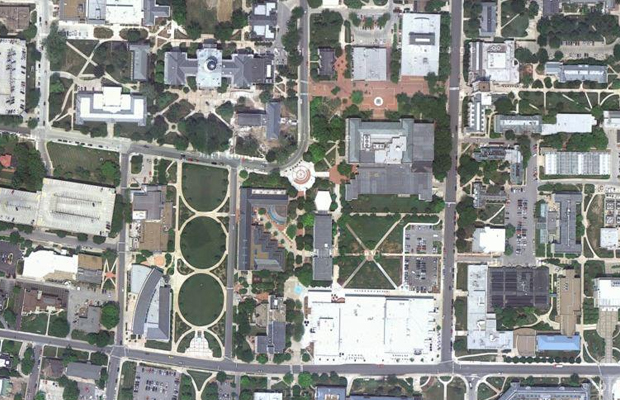
#> input picture mizzou.jpg, 620 x 400 px, found by its file name
$ python mizzouImage.py
#> lines starting #> are read from the running program, lines starting #| are printed output that depends on the picture
from PIL import Image # to work with imagery
import numpy as np # lib for operations on arrays
import math # for math operations
from IPython.display import display # for displaying our images

# open our image (because everyone loves cats)
rgb = Image.open('./mizzou.JPG') # the ./ refers to our local directory
#> rgb is the input picture: PIL image 620x400 RGB; mean R, G, B 137.8, 140.2, 137.3
# what size is it?
hsv_im = rgb.convert("HSV")
#> hsv_im: PIL image 620x400 HSV; mean H, S, V 99.8, 25.5, 145.1
rgb_arr = np.array(rgb)
red = rgb_arr[:,:,0]
green = rgb_arr[:,:,1]
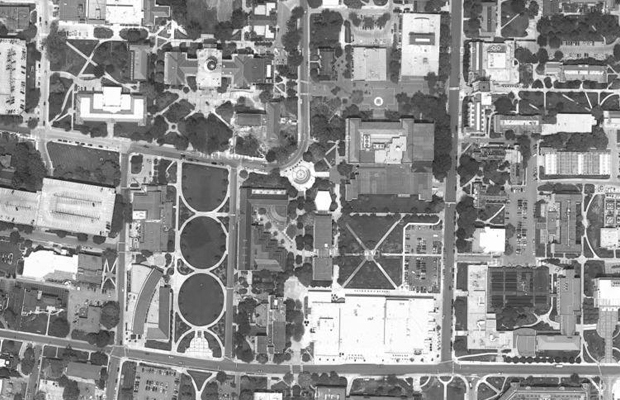
#> green: shape (400, 620); min 19, max 255, mean 140.2
blue = rgb_arr[:,:,2]
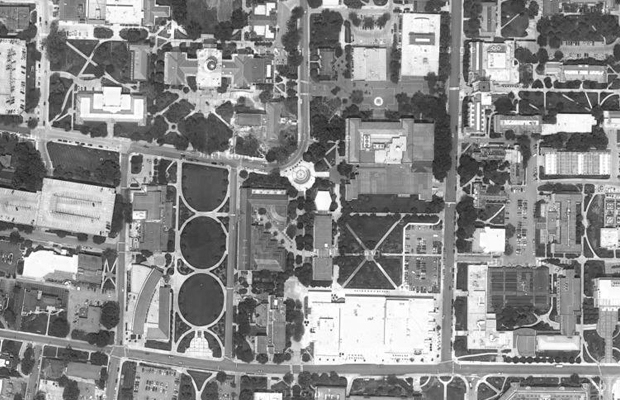
#> blue: shape (400, 620); min 13, max 255, mean 137.3

hsv = np.array(hsv_im)

hue = hsv[:,:,0]
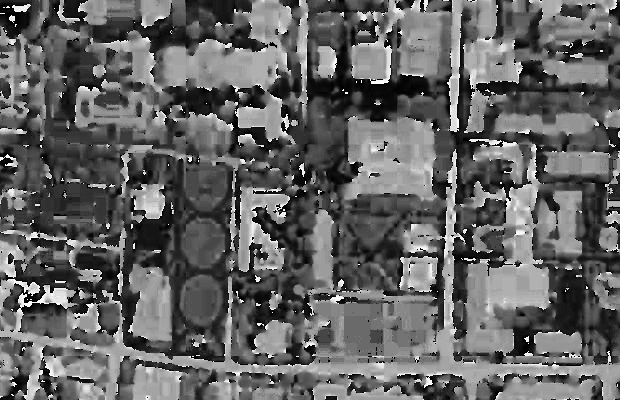
#> hue: shape (400, 620); min 0, max 254, mean 99.8
sat = hsv[:,:,1]
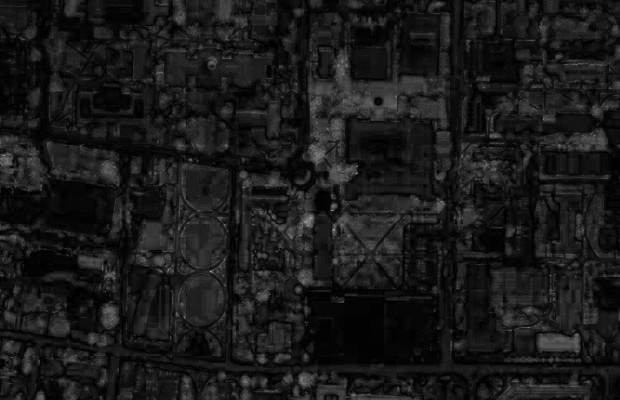
#> sat: shape (400, 620); min 0, max 171, mean 25.5
val = hsv[:,:,2]
xsize, ysize = hue.shape # get the dimensionality
#> xsize = 400; ysize = 620
lo,hi = 40, 220
lo = int((lo * 255) / 360)
hi = int((hi * 255) / 360)

for i in range(xsize):
    for j in range(ysize):
        if( sat[i,j] > 20):
            if( hue[i,j] >= lo and hue[i,j] <= hi ):
                val[i, j] = 0
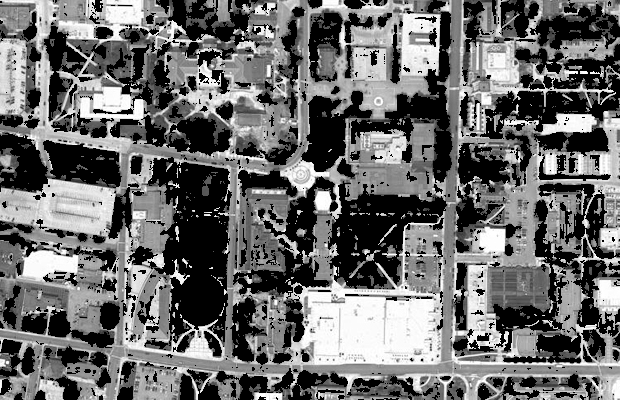
#> val: shape (400, 620); min 0, max 255, mean 107.8


hsv_image = Image.merge("HSV", (Image.fromarray(hue), Image.fromarray(sat), Image.fromarray(val)))
#> hsv_image: PIL image 620x400 HSV; mean H, S, V 99.8, 25.5, 107.8
hsv_array = np.array(hsv_image)
hue2 = hsv_array[:,:,0]
display(Image.fromarray( hue2 ).resize((math.floor(xsize/2),math.floor(ysize/2)),Image.BICUBIC))
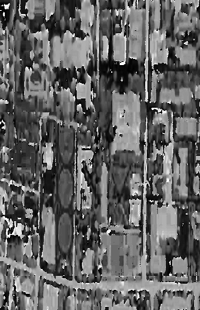
#> shown: PIL image 200x310 L; min 0, max 255, mean 99.8
hue_image = Image.fromarray(hue2)
#hue_image.show()
#sat_image = Image.fromarray(sat)
val_image = Image.fromarray(val)
#sat_image.show()
val_image.show()
rbg_final = hsv_image.convert("RGB")
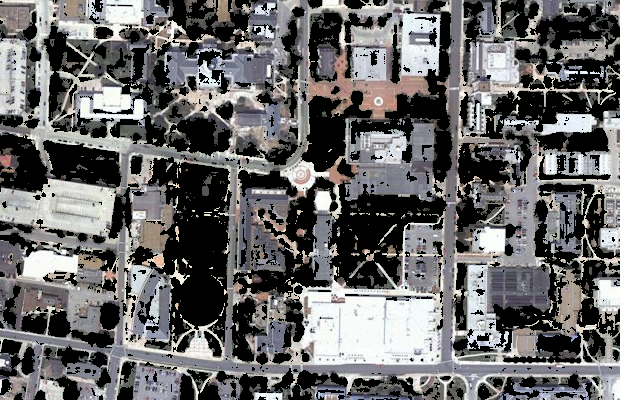
#> rbg_final: PIL image 620x400 RGB; mean R, G, B 104.4, 103.6, 104.1
rbg_final.show()
